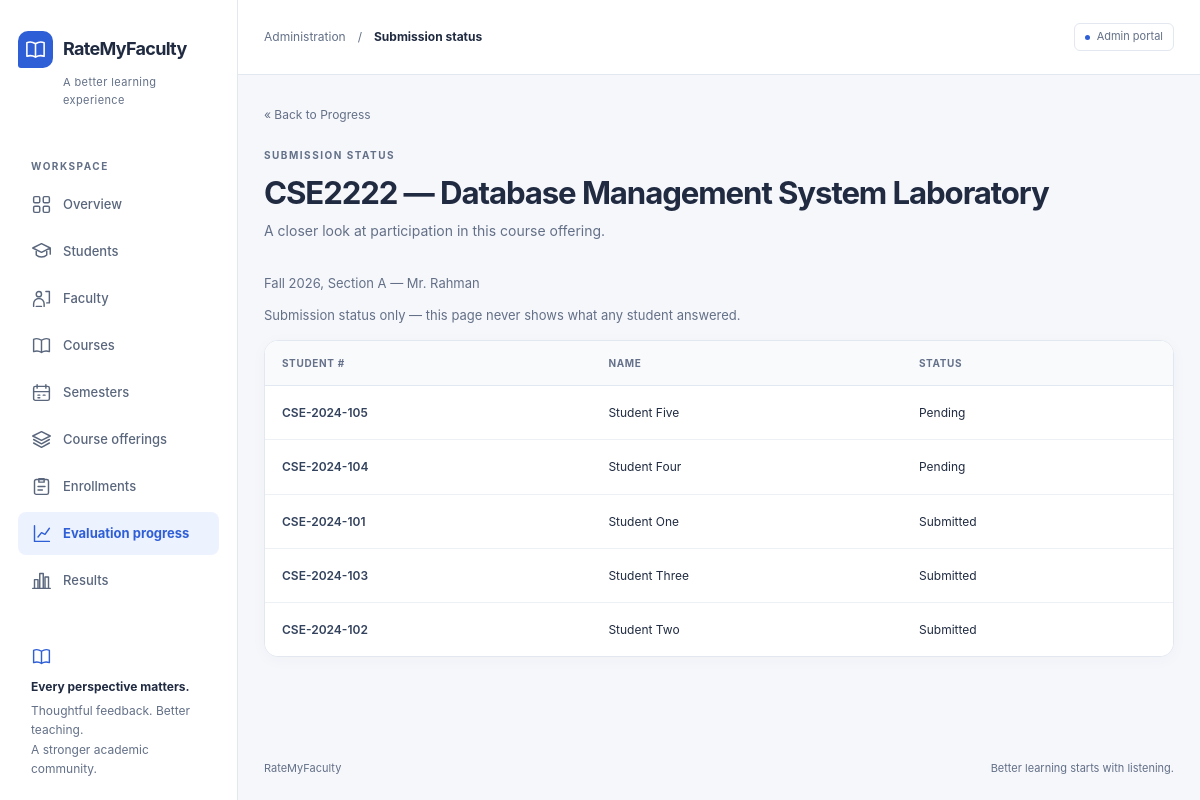
The page /admin/progress_detail.php?offering_id=1 (signed in) on the database its author committed.
### tables this page shows
CREATE TABLE
    course_offerings (
        offering_id INT UNSIGNED AUTO_INCREMENT PRIMARY KEY,
        course_id INT UNSIGNED NOT NULL,
        semester_id INT UNSIGNED NOT NULL,
        faculty_id INT UNSIGNED NOT NULL,
        section VARCHAR(20) NOT NULL,
        is_active TINYINT (1) NOT NULL DEFAULT 1,
        CONSTRAINT uq_offerings_course_semester_section UNIQUE (course_id, semester_id, section),
        CONSTRAINT fk_offerings_course FOREIGN KEY (course_id) REFERENCES courses (course_id) ON DELETE RESTRICT ON UPDATE CASCADE,
        CONSTRAINT fk_offerings_semester FOREIGN KEY (semester_id) REFERENCES semesters (semester_id) ON DELETE RESTRICT ON UPDATE CASCADE,
        CONSTRAINT fk_offerings_faculty FOREIGN KEY (faculty_id) REFERENCES faculty (faculty_id) ON DELETE RESTRICT ON UPDATE CASCADE
    );

CREATE TABLE
    courses (
        course_id INT UNSIGNED AUTO_INCREMENT PRIMARY KEY,
        course_code VARCHAR(30) NOT NULL,
        course_title VARCHAR(150) NOT NULL,
        credit_hours DECIMAL(3, 1) NULL,
        is_active TINYINT (1) NOT NULL DEFAULT 1,
        CONSTRAINT uq_courses_code UNIQUE (course_code)
    );

CREATE TABLE
    semesters (
        semester_id INT UNSIGNED AUTO_INCREMENT PRIMARY KEY,
        semester_name VARCHAR(30) NOT NULL,
        year SMALLINT UNSIGNED NOT NULL,
        evaluation_open_at DATETIME NOT NULL,
        evaluation_close_at DATETIME NOT NULL,
        is_locked TINYINT (1) NOT NULL DEFAULT 0,
        created_at DATETIME NOT NULL DEFAULT CURRENT_TIMESTAMP,
        CONSTRAINT uq_semesters_name_year UNIQUE (semester_name, year),
        CONSTRAINT chk_semesters_window CHECK (evaluation_open_at < evaluation_close_at)
    );

CREATE TABLE
    faculty (
        faculty_id INT UNSIGNED AUTO_INCREMENT PRIMARY KEY,
        user_id INT UNSIGNED NOT NULL,
        faculty_code VARCHAR(40) NULL,
        full_name VARCHAR(120) NOT NULL,
        designation VARCHAR(80) NULL,
        CONSTRAINT uq_faculty_user_id UNIQUE (user_id),
        CONSTRAINT uq_faculty_code UNIQUE (faculty_code),
        CONSTRAINT fk_faculty_user FOREIGN KEY (user_id) REFERENCES users (user_id) ON DELETE RESTRICT ON UPDATE CASCADE
    );

CREATE TABLE
    students (
        student_id INT UNSIGNED AUTO_INCREMENT PRIMARY KEY,
        user_id INT UNSIGNED NOT NULL,
        student_number VARCHAR(40) NOT NULL,
        full_name VARCHAR(120) NOT NULL,
        batch VARCHAR(30) NULL,
        CONSTRAINT uq_students_user_id UNIQUE (user_id),
        CONSTRAINT uq_students_number UNIQUE (student_number),
        CONSTRAINT fk_students_user FOREIGN KEY (user_id) REFERENCES users (user_id) ON DELETE RESTRICT ON UPDATE CASCADE
    );

### includes/validation.php (called while the page is built, shortened)
<?php
function e($value): string
{
    return htmlspecialchars((string) $value, ENT_QUOTES, 'UTF-8');
}

### admin/progress_detail.php (the view, shortened to what this page needs)
<?php
require_once __DIR__ . '/../config/database.php';
require_once __DIR__ . '/../includes/validation.php';
$offeringId = validate_positive_int($_GET['offering_id'] ?? null);
$offeringStmt = $pdo->prepare(
    'SELECT co.offering_id, c.course_code, c.course_title, co.section,
            sem.semester_name, sem.year, f.full_name AS faculty_name
     FROM course_offerings co
     JOIN courses c ON c.course_id = co.course_id
     JOIN semesters sem ON sem.semester_id = co.semester_id
     JOIN faculty f ON f.faculty_id = co.faculty_id
     WHERE co.offering_id = :id'
);
$offeringStmt->execute([':id' => $offeringId]);
$offering = $offeringStmt->fetch();
$stmt = $pdo->prepare(
    "SELECT s.student_number, s.full_name,
            CASE WHEN sr.student_id IS NOT NULL THEN 'Submitted' ELSE 'Pending' END AS submission_status
     FROM enrollments en
     JOIN students s ON s.student_id = en.student_id
     LEFT JOIN submission_receipts sr ON sr.student_id = en.student_id AND sr.offering_id = en.offering_id
     WHERE en.offering_id = :offering_id AND en.status = 'completed'
     ORDER BY s.full_name"
);
$stmt->execute([':offering_id' => $offeringId]);
$students = $stmt->fetchAll();
?>
<!DOCTYPE html>
<html lang="en">
<head>
    <link rel="stylesheet" href="<?php echo e(BASE_URL); ?>/assets/css/style.css">
</head>
<body class="app-page">
    <aside class="sidebar" aria-label="Administration">
        <div class="brand"><span class="brand-mark"><svg class="icon" aria-hidden="true" focusable="false"><use href="../assets/icons.svg#book"></use></svg></span><span>RateMyFaculty</span></div>
        <span class="brand-subtitle">A better learning experience</span>
        <div class="nav-label">Workspace</div>
        <nav aria-label="Main navigation"><a class="nav-link" href="dashboard.php"><svg class="icon" aria-hidden="true" focusable="false"><use href="../assets/icons.svg#grid"></use></svg><span>Overview</span></a>
            <a class="nav-link" href="students.php"><svg class="icon" aria-hidden="true" focusable="false"><use href="../assets/icons.svg#students"></use></svg><span>Students</span></a>
            <a class="nav-link" href="faculty.php"><svg class="icon" aria-hidden="true" focusable="false"><use href="../assets/icons.svg#faculty"></use></svg><span>Faculty</span></a>
            <a class="nav-link" href="courses.php"><svg class="icon" aria-hidden="true" focusable="false"><use href="../assets/icons.svg#book"></use></svg><span>Courses</span></a>
            <a class="nav-link" href="semesters.php"><svg class="icon" aria-hidden="true" focusable="false"><use href="../assets/icons.svg#calendar"></use></svg><span>Semesters</span></a>
            <a class="nav-link" href="offerings.php"><svg class="icon" aria-hidden="true" focusable="false"><use href="../assets/icons.svg#layers"></use></svg><span>Course offerings</span></a>
            <a class="nav-link" href="enrollments.php"><svg class="icon" aria-hidden="true" focusable="false"><use href="../assets/icons.svg#enroll"></use></svg><span>Enrollments</span></a>
            <a class="nav-link" href="progress.php" aria-current="page"><svg class="icon" aria-hidden="true" focusable="false"><use href="../assets/icons.svg#progress"></use></svg><span>Evaluation progress</span></a>
            <a class="nav-link" href="results.php"><svg class="icon" aria-hidden="true" focusable="false"><use href="../assets/icons.svg#chart"></use></svg><span>Results</span></a></nav>
        <div class="sidebar-note"><svg class="icon" aria-hidden="true" focusable="false"><use href="../assets/icons.svg#book"></use></svg><strong>Every perspective matters.</strong>Thoughtful feedback. Better teaching.<br>A stronger academic community.</div>
    </aside>
    <div class="workspace">
        <header class="topbar"><div class="topbar-path">Administration<span aria-hidden="true">/</span><strong>Submission status</strong></div><span class="workspace-tag">Admin portal</span></header>
        <main class="main-content" id="main-content" tabindex="-1">
    <p class="back-link"><a href="progress.php">&laquo; Back to Progress</a></p>
    <p class="eyebrow">Submission status</p>
    <h1><?php echo e($offering['course_code'] . ' — ' . $offering['course_title']); ?></h1>
    <p class="page-description">A closer look at participation in this course offering.</p>
    <p class="context-line"><?php echo e($offering['semester_name'] . ' ' . $offering['year'] . ', Section ' . $offering['section'] . ' — ' . $offering['faculty_name']); ?></p>
    <p class="context-line"><em>Submission status only — this page never shows what any student answered.</em></p>
    <div class="table-region" role="region" aria-label="Submission status table" tabindex="0"><table class="progress-detail-table">
        <tr><th scope="col">Student #</th><th scope="col">Name</th><th scope="col">Status</th></tr>
        <?php foreach ($students as $s): ?>
            <tr>
                <td><?php echo e($s['student_number']); ?></td>
                <td><?php echo e($s['full_name']); ?></td>
                <td><?php echo e($s['submission_status']); ?></td>
            </tr>
        <?php endforeach; ?>
    </table></div>
        </main>
        <footer class="page-footer"><span>RateMyFaculty</span><span>Better learning starts with listening.</span></footer>
    </div>
</body>
</html>

### rows shown on the page
course_offerings: course.course_title "CSE2222 — Database Management System Laboratory", semester+section "Fall 2026, Section A — Mr. Rahman"
students: student_number "CSE-2024-105", full_name "Student Five", submission_status "Pending"
students: student_number "CSE-2024-104", full_name "Student Four", submission_status "Pending"
students: student_number "CSE-2024-101", full_name "Student One", submission_status "Submitted"
students: student_number "CSE-2024-103", full_name "Student Three", submission_status "Submitted"
students: student_number "CSE-2024-102", full_name "Student Two", submission_status "Submitted"
